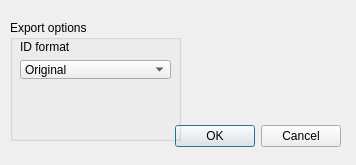
<?xml version="1.0" encoding="UTF-8"?>
<ui version="4.0">
 <class>ExportSettings</class>
 <widget class="QDialog" name="ExportSettings">
  <property name="geometry">
   <rect>
    <x>0</x>
    <y>0</y>
    <width>356</width>
    <height>165</height>
   </rect>
  </property>
  <property name="windowTitle">
   <string>Export Settings</string>
  </property>
  <widget class="QDialogButtonBox" name="dialogButtons">
   <property name="geometry">
    <rect>
     <x>0</x>
     <y>120</y>
     <width>341</width>
     <height>32</height>
    </rect>
   </property>
   <property name="orientation">
    <enum>Qt::Horizontal</enum>
   </property>
   <property name="standardButtons">
    <set>QDialogButtonBox::Cancel|QDialogButtonBox::Ok</set>
   </property>
  </widget>
  <widget class="QGroupBox" name="groupBox">
   <property name="geometry">
    <rect>
     <x>10</x>
     <y>20</y>
     <width>171</width>
     <height>121</height>
    </rect>
   </property>
   <property name="title">
    <string>Export options</string>
   </property>
   <widget class="QWidget" name="verticalLayoutWidget">
    <property name="geometry">
     <rect>
      <x>10</x>
      <y>20</y>
      <width>151</width>
      <height>39</height>
     </rect>
    </property>
    <layout class="QVBoxLayout" name="verticalLayout">
     <item>
      <widget class="QLabel" name="label_2">
       <property name="text">
        <string>ID format</string>
       </property>
      </widget>
     </item>
     <item>
      <widget class="QComboBox" name="exportIDOptions">
       <item>
        <property name="text">
         <string>Original</string>
        </property>
       </item>
       <item>
        <property name="text">
         <string>Numerical</string>
        </property>
       </item>
       <item>
        <property name="text">
         <string>Name_Tile_ID</string>
        </property>
       </item>
      </widget>
     </item>
    </layout>
   </widget>
   <zorder>verticalLayoutWidget</zorder>
   <zorder>dialogButtons</zorder>
  </widget>
 </widget>
 <resources/>
 <connections>
  <connection>
   <sender>dialogButtons</sender>
   <signal>accepted()</signal>
   <receiver>ExportSettings</receiver>
   <slot>accept()</slot>
   <hints>
    <hint type="sourcelabel">
     <x>248</x>
     <y>254</y>
    </hint>
    <hint type="destinationlabel">
     <x>157</x>
     <y>274</y>
    </hint>
   </hints>
  </connection>
  <connection>
   <sender>dialogButtons</sender>
   <signal>rejected()</signal>
   <receiver>ExportSettings</receiver>
   <slot>reject()</slot>
   <hints>
    <hint type="sourcelabel">
     <x>316</x>
     <y>260</y>
    </hint>
    <hint type="destinationlabel">
     <x>286</x>
     <y>274</y>
    </hint>
   </hints>
  </connection>
 </connections>
</ui>
